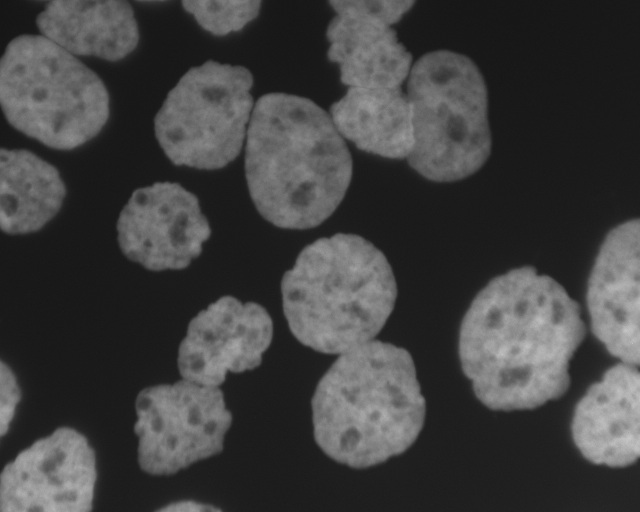
#> input picture Lab3/subset/rawimages/normal_0.tif, 1280 x 1024 px (shown at 1/2 size)
$ python -i technique_1_2_3.py   (imports and definitions only)
#> lines starting #> are read from the running program, lines starting #| are printed output that depends on the picture; after the words box and inside, x2 and y2 are one past the last pixel; in counts of white or black regions, pixels touching at a corner belong together
"""
%%%%%%%%%%%%%%%%%%%%%%%%%%%%%%%%%%%%%%%%%%%%%%%%%%%%%%%%%%%%%%%%%%%%%%%%%
%                                                                       %
%  Lab Session #3                                                       %
%                                                                       %
%  CELL SEGMENTATION                                                    %
%                                                                       %
%  Authors of changes:                                                  %
%  - David Stych                                                        %
%  - Aleksandra Jamróz                                                  %
%                                                                       %
%%%%%%%%%%%%%%%%%%%%%%%%%%%%%%%%%%%%%%%%%%%%%%%%%%%%%%%%%%%%%%%%%%%%%%%%%
"""

import os
import matplotlib.pyplot as plt
import numpy as np
from skimage import io,exposure, morphology
from sklearn.metrics import jaccard_score
from skimage.util import img_as_float
from skimage.measure import label
from skimage.filters import threshold_otsu, median
from skimage.util import img_as_ubyte
from skimage.color import label2rgb, gray2rgb
from skimage.segmentation import  watershed
from scipy import ndimage as ndi
from skimage.morphology import erosion, dilation, disk
import cv2


# -----------------------------------------------------------------------------
#
#     FUNCTIONS
#
# -----------------------------------------------------------------------------

# ----------------------------- Preprocess function ---------------------------
def preprocess(image):
    image = median(image)
    return image

# ----------------------------- Postprocess function -------------------------
def postprocess(image):
    footprint = disk(6)
    image = dilation(image, footprint)
    image = erosion(image, footprint)
    return image


# ----------------------------- Segmentation function -------------------------
def cell_segmentation(img_file):
    """
    %%%%%%%%%%%%%%%%%%%%%%%%%%%%%%%%%%%%%%%%%%%%%%%%%%%%%%%%%%%%%%%%%%%%%%%%%
    %                                                                       %
    %  Template for implementing the main function of the segmentation      %
    % system: 'cell_segmentation'                                           %
    % - Input: path to the image to be segmented                     %
    % - Output: predicted segmentation mask                                 %
    %                                                                       %
    %%%%%%%%%%%%%%%%%%%%%%%%%%%%%%%%%%%%%%%%%%%%%%%%%%%%%%%%%%%%%%%%%%%%%%%%%

    CELL_SEGMENTATION:
    - - -  COMPLETE - - -
    """
#> called with img_file = 'subset/rawimages/normal_0.tif'

    image = io.imread(img_file)
#> image is the input picture: shape (1024, 1280); min 17, max 255, mean 64.2
    image = img_as_float(image)

    # Preprocessing
    image=img_as_ubyte(preprocess(image))

    ret,thresh = cv2.threshold(image,0,255,cv2.THRESH_BINARY+cv2.THRESH_OTSU)
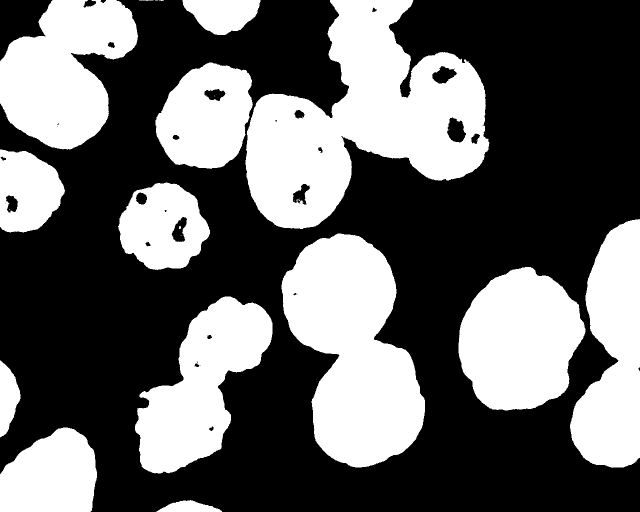
#> thresh: shape (1024, 1280) (shown at 1/2 size); 39.5% white; 24 white regions (9 under 20 px), largest, box (x1, y1, x2, y2) and area: (491, 0, 979, 458) 116968, (563, 467, 850, 935) 85839, (0, 0, 276, 299) 54356
#> ret = 73
    kernel = np.ones((3,3),np.uint8)
    background = cv2.dilate(thresh,kernel,iterations=2)
#> background: shape (1024, 1280); 41.6% white; 14 white regions, largest, box (x1, y1, x2, y2) and area: (309, 0, 981, 460) 156036, (561, 465, 852, 937) 89302, (0, 0, 278, 301) 56944
    distances = cv2.distanceTransform(thresh,cv2.DIST_L2,3)
    ret, foreground = cv2.threshold(distances,0.4*distances.max(),255,0)
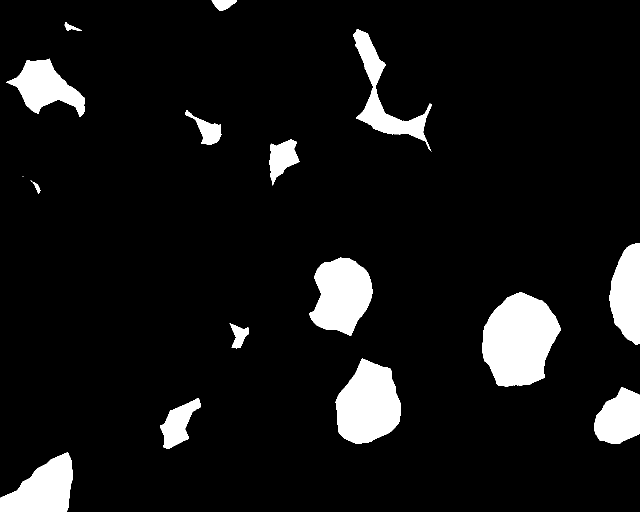
#> foreground: shape (1024, 1280) float32 (shown at 1/2 size); 8.2% white; 17 white regions (2 under 20 px), largest, box (x1, y1, x2, y2) and area: (965, 584, 1122, 773) 21287, (671, 717, 802, 887) 16023, (618, 515, 745, 672) 13794
#> ret = 45.89
    foreground=np.uint8(foreground)
    unknown = cv2.subtract(background,foreground)
#> unknown: shape (1024, 1280); 33.4% white; 14 white regions, largest, box (x1, y1, x2, y2) and area: (309, 0, 981, 460) 142090, (561, 465, 852, 937) 59485, (268, 591, 547, 949) 48300
    ret, markers = cv2.connectedComponents(foreground)
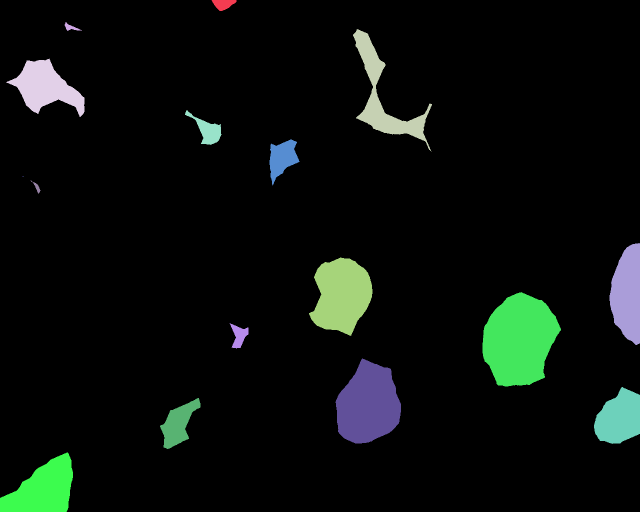
#> markers: shape (1024, 1280) int32 (shown at 1/2 size); 18 distinct labels, from 0 to 17; one colour per label, 0 black
#> ret = 18
    markers[unknown==255] = 0
    markers = cv2.watershed(cv2.imread(img_file),markers)
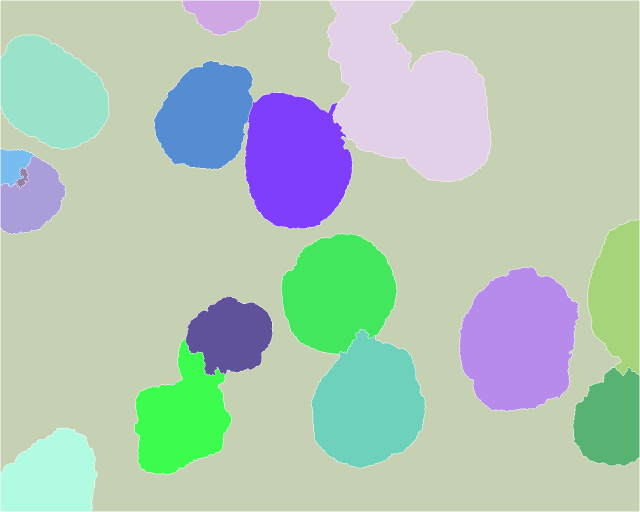
#> markers: shape (1024, 1280) int32 (shown at 1/2 size); 18 distinct labels, from -1 to 17; one colour per label, 0 black, -1 white
    markers[background==0]=0
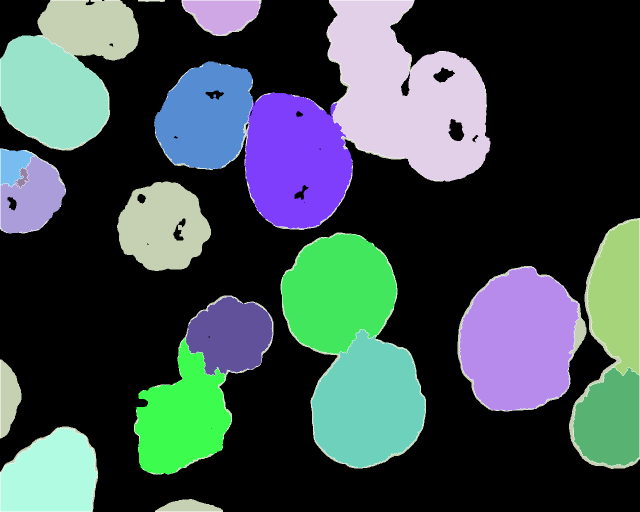
#> markers: shape (1024, 1280) int32 (shown at 1/2 size); 19 distinct labels, from -1 to 17; one colour per label, 0 black, -1 white

    # Postprocessing
    return postprocess(markers)
#> in postprocess, `image = dilation(image, footprint)`:
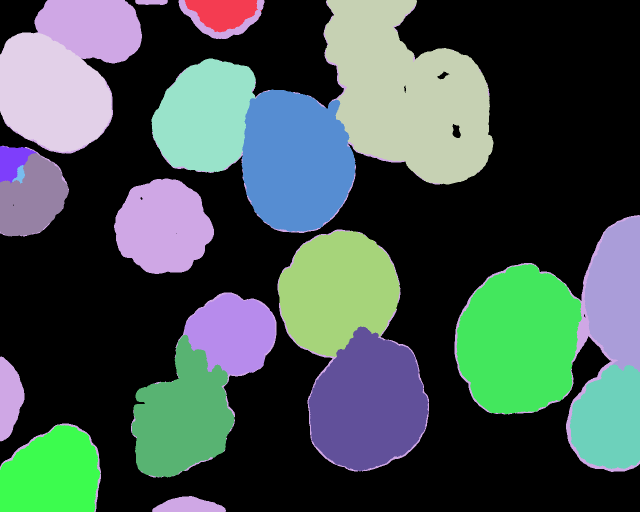
#> image: shape (1024, 1280) int32 (shown at 1/2 size); 18 distinct labels, from 0 to 17; one colour per label, 0 black
#> in postprocess, `image = erosion(image, footprint)`:
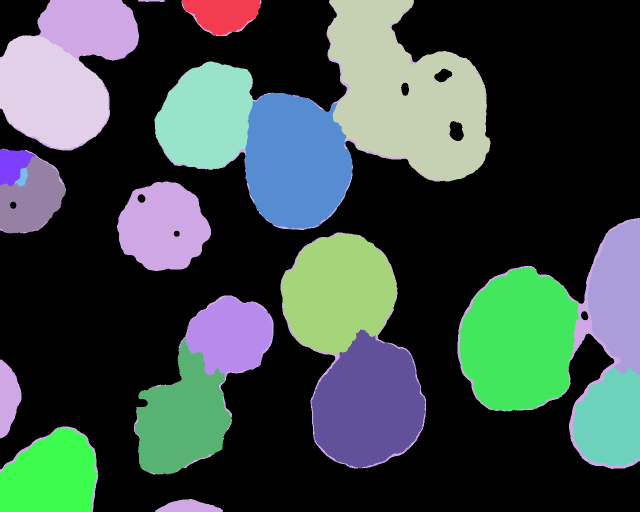
#> image: shape (1024, 1280) int32 (shown at 1/2 size); 18 distinct labels, from 0 to 17; one colour per label, 0 black


# ----------------------------- Evaluation function ---------------------------
# [77 lines left out: function evaluate_masks, not called in this run]

# [1 line not run here, left out]

# -----------------------------------------------------------------------------
#
#     READING IMAGES
#
# -----------------------------------------------------------------------------

data_dir = os.curdir
path_im = 'reduced_subset/rawimages'
path_gt = 'reduced_subset/groundtruth'

img_files = [ os.path.join(data_dir,path_im,f) for f in sorted(os.listdir(os.path.join(data_dir,path_im)))
            if (os.path.isfile(os.path.join(data_dir,path_im,f)) and f.endswith('.tif')) ]

# [2 lines that did not run here, left out]
# img_files.sort()
# gt_mask_files.sort()
# [2 lines not run here, left out]

# -----------------------------------------------------------------------------
#
#     Segmentation and evaluation
#
# -----------------------------------------------------------------------------

# [1 line that did not run here, left out]
# [1 line not run here, left out]

>>> result = cell_segmentation('subset/rawimages/normal_0.tif')

$ run again, on Lab3/subset/rawimages/normal_12.tif
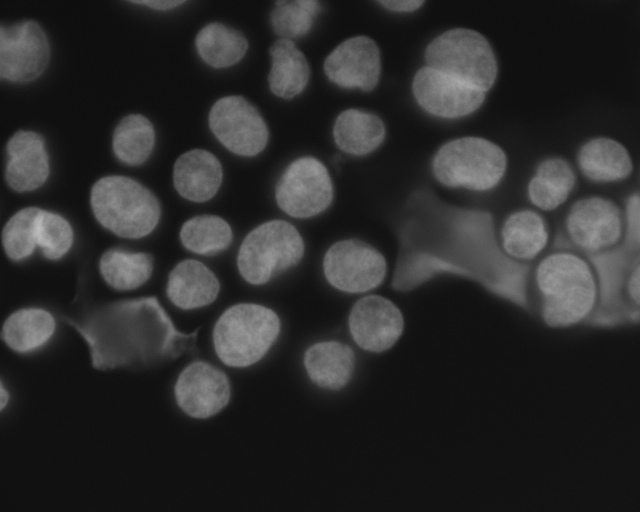
#> input picture Lab3/subset/rawimages/normal_12.tif, 1280 x 1024 px (shown at 1/2 size)
#> in cell_segmentation, image is the input picture: shape (1024, 1280); min 11, max 197, mean 44.1
#> in cell_segmentation, `ret,thresh = cv2.threshold(image,0,255,cv2.THRESH_BINARY+cv2.THRESH_OT..`:
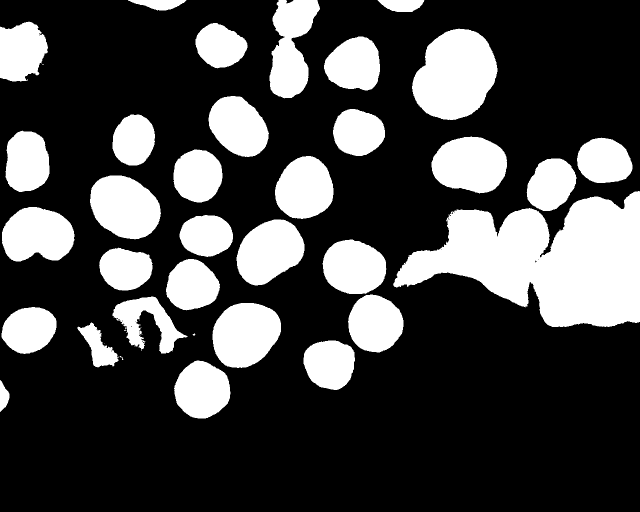
#> thresh: shape (1024, 1280) (shown at 1/2 size); 27.3% white; 44 white regions (12 under 20 px), largest, box (x1, y1, x2, y2) and area: (786, 382, 1280, 654) 79978, (824, 57, 995, 240) 22900, (425, 606, 562, 736) 13759
#> in cell_segmentation, `ret,thresh = cv2.threshold(image,0,255,cv2.THRESH_BINARY+cv2.THRESH_OT..`: ret = 61
#> background: shape (1024, 1280); 29.8% white; 31 white regions, largest, box (x1, y1, x2, y2) and area: (784, 315, 1280, 656) 92436, (822, 55, 997, 242) 24344, (643, 477, 809, 707) 22555
#> in cell_segmentation, `ret, foreground = cv2.threshold(distances,0.4*distances.max(),255,0)`: ret = 46.98
#> unknown: shape (1024, 1280); 27.5% white; 31 white regions, largest, box (x1, y1, x2, y2) and area: (784, 315, 1280, 656) 70672, (643, 477, 809, 707) 22194, (822, 55, 997, 242) 20527
#> in cell_segmentation, `ret, markers = cv2.connectedComponents(foreground)`: ret = 16
#> in postprocess, `image = erosion(image, footprint)`:
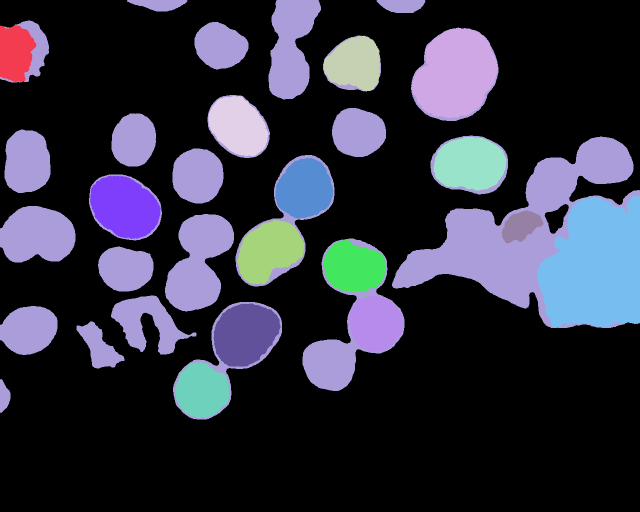
#> image: shape (1024, 1280) int32 (shown at 1/2 size); 16 distinct labels, from 0 to 15; one colour per label, 0 black

$ run again, on Lab3/subset/rawimages/normal_13.tif
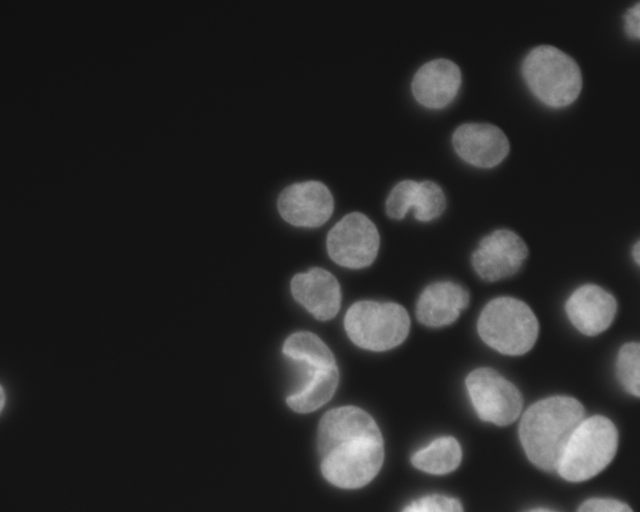
#> input picture Lab3/subset/rawimages/normal_13.tif, 1280 x 1024 px (shown at 1/2 size)
#> in cell_segmentation, image is the input picture: shape (1024, 1280); min 12, max 244, mean 39.5
#> in cell_segmentation, `ret,thresh = cv2.threshold(image,0,255,cv2.THRESH_BINARY+cv2.THRESH_OT..`:
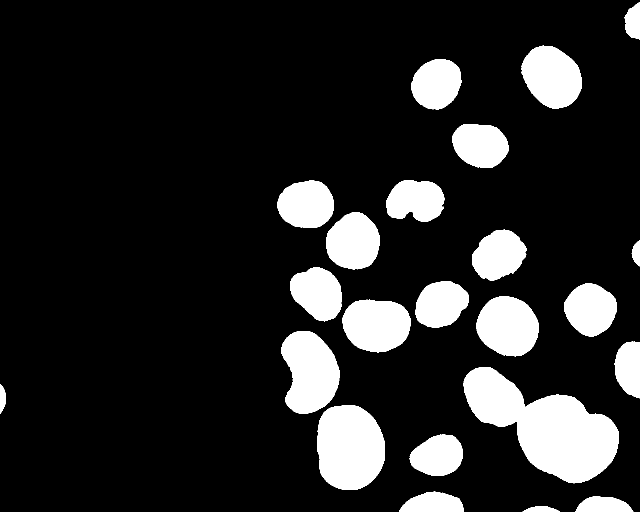
#> thresh: shape (1024, 1280) (shown at 1/2 size); 15.1% white; 23 white regions, largest, box (x1, y1, x2, y2) and area: (927, 734, 1238, 967) 36691, (634, 810, 770, 980) 18834, (562, 662, 679, 828) 14188
#> in cell_segmentation, `ret,thresh = cv2.threshold(image,0,255,cv2.THRESH_BINARY+cv2.THRESH_OT..`: ret = 77
#> background: shape (1024, 1280); 16.5% white; 23 white regions, largest, box (x1, y1, x2, y2) and area: (925, 732, 1240, 969) 39031, (632, 808, 772, 982) 20082, (560, 660, 681, 830) 15408
#> in cell_segmentation, `ret, foreground = cv2.threshold(distances,0.4*distances.max(),255,0)`: ret = 29.96
#> unknown: shape (1024, 1280); 13.3% white; 23 white regions, largest, box (x1, y1, x2, y2) and area: (925, 732, 1240, 969) 25700, (632, 808, 772, 982) 13430, (560, 660, 681, 830) 12319
#> in cell_segmentation, `ret, markers = cv2.connectedComponents(foreground)`: ret = 20
#> in postprocess, `image = erosion(image, footprint)`:
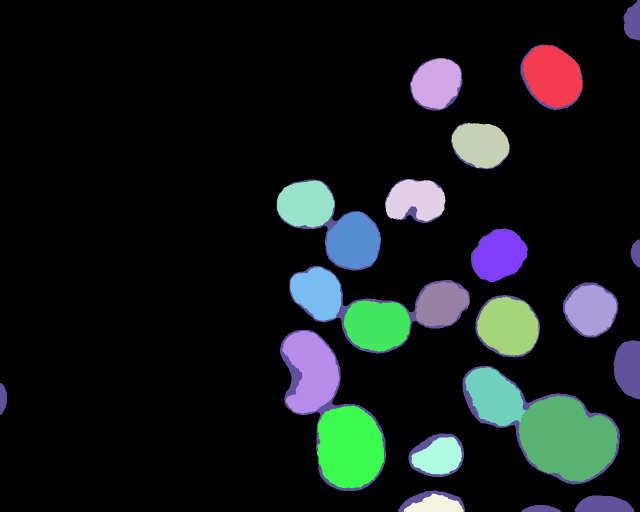
#> image: shape (1024, 1280) int32 (shown at 1/2 size); 20 distinct labels, from 0 to 19; one colour per label, 0 black

$ run again, on Lab3/subset/rawimages/normal_14.tif
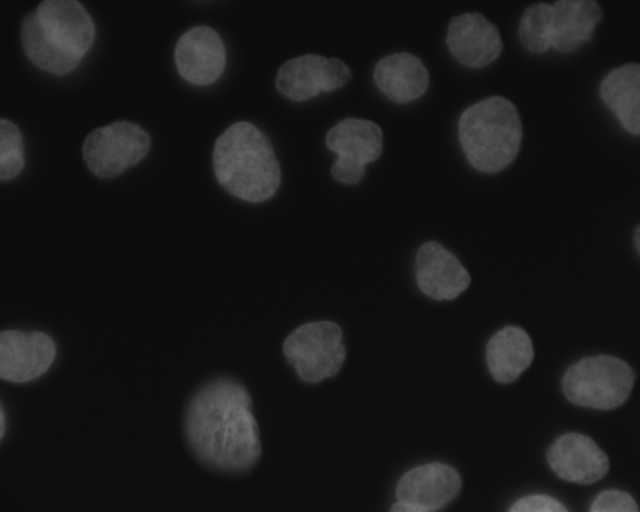
#> input picture Lab3/subset/rawimages/normal_14.tif, 1280 x 1024 px (shown at 1/2 size)
#> in cell_segmentation, image is the input picture: shape (1024, 1280); min 8, max 141, mean 24.3
#> thresh: shape (1024, 1280); 18.2% white; 29 white regions (5 under 20 px), largest, box (x1, y1, x2, y2) and area: (372, 758, 522, 942) 21067, (46, 0, 192, 152) 16887, (425, 243, 562, 407) 16830
#> in cell_segmentation, `ret,thresh = cv2.threshold(image,0,255,cv2.THRESH_BINARY+cv2.THRESH_OT..`: ret = 41
#> background: shape (1024, 1280); 19.8% white; 24 white regions, largest, box (x1, y1, x2, y2) and area: (370, 756, 524, 944) 22455, (423, 241, 564, 409) 18060, (44, 0, 194, 154) 17978
#> in cell_segmentation, `ret, foreground = cv2.threshold(distances,0.4*distances.max(),255,0)`: ret = 27.65
#> unknown: shape (1024, 1280); 14.5% white; 24 white regions, largest, box (x1, y1, x2, y2) and area: (370, 756, 524, 944) 13695, (423, 241, 564, 409) 11873, (44, 0, 194, 154) 11110
#> in cell_segmentation, `ret, markers = cv2.connectedComponents(foreground)`: ret = 23
#> in postprocess, `image = erosion(image, footprint)`:
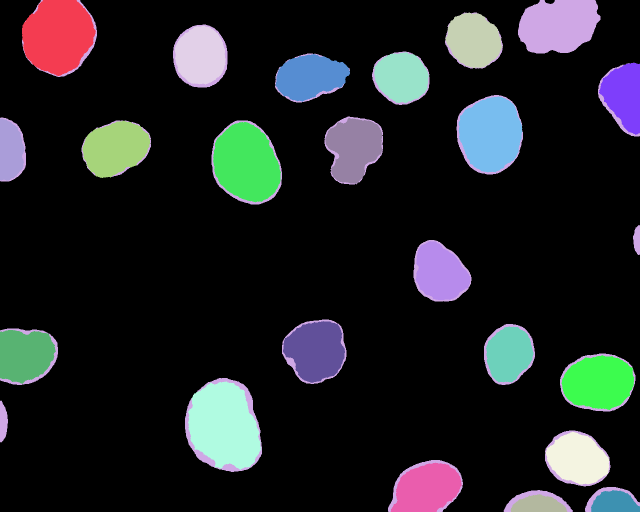
#> image: shape (1024, 1280) int32 (shown at 1/2 size); 23 distinct labels, from 0 to 22; one colour per label, 0 black
